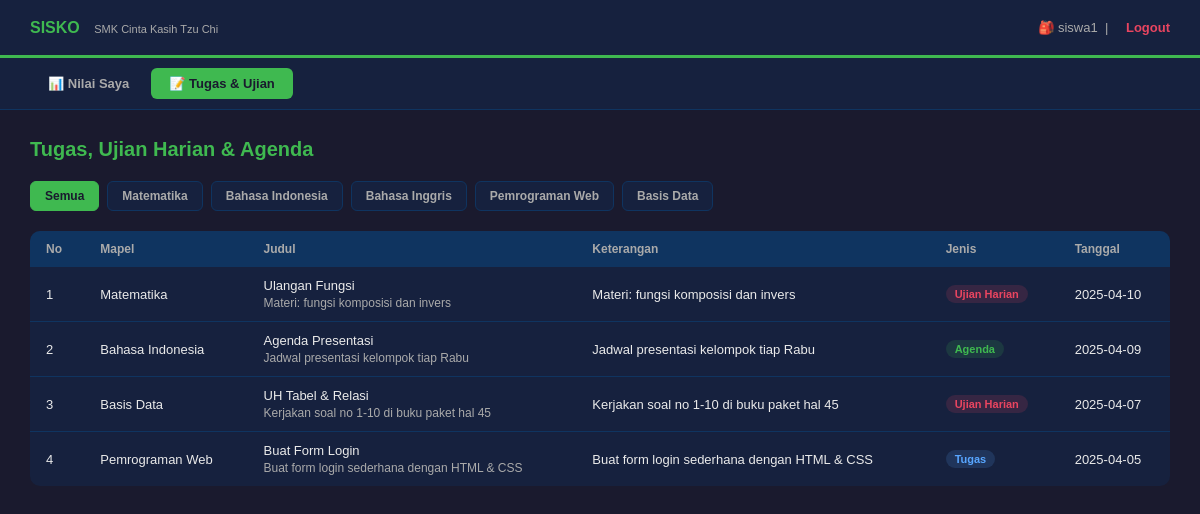
/dashboard_siswa.php?hal=tugas (signed in), run on the app's committed database.
### tables this page shows
CREATE TABLE tugas (
    id      INT AUTO_INCREMENT PRIMARY KEY,
    mapel   VARCHAR(50),
    judul   VARCHAR(100),
    isi     TEXT,
    jenis   VARCHAR(20),   
    tanggal DATE
);

### dashboard_siswa.php (the view, shortened to what this page needs)
<?php
include 'koneksi.php';
$halaman = isset($_GET['hal']) ? $_GET['hal'] : 'nilai';
$usernameLogin = $_SESSION['username'];
$nomorSiswa = (int) str_replace('siswa', '', $usernameLogin);
$resultCariSiswa = mysqli_query($koneksi, "SELECT * FROM siswa LIMIT 1 OFFSET " . ($nomorSiswa - 1));
$dataSiswaLogin  = mysqli_fetch_assoc($resultCariSiswa);
if ($halaman == 'tugas') {
    $filterMapel = isset($_GET['mapel']) ? $_GET['mapel'] : '';
    if ($filterMapel != '') {
        $resultTugas = mysqli_query($koneksi, "SELECT * FROM tugas WHERE mapel='$filterMapel' ORDER BY tanggal DESC");
    } else {
        $resultTugas = mysqli_query($koneksi, "SELECT * FROM tugas ORDER BY tanggal DESC");
    }
}
?>
<!DOCTYPE html>
<html lang="id">
<head>
</head>
<body>
<div class="navbar">
  <div class="navbar-kiri">
    <span>SISKO</span>
    <small>SMK Cinta Kasih Tzu Chi</small>
  </div>
  <div class="navbar-kanan">
    🎒 <?php echo $_SESSION['username']; ?> &nbsp;|&nbsp;
    <a href="logout.php">Logout</a>
  </div>
</div>
<div class="menu">
  <a href="dashboard_siswa.php?hal=nilai" class="<?php echo $halaman=='nilai' ? 'aktif' : ''; ?>">📊 Nilai Saya</a>
  <a href="dashboard_siswa.php?hal=tugas" class="<?php echo $halaman=='tugas' ? 'aktif' : ''; ?>">📝 Tugas & Ujian</a>
</div>
<div class="konten">
<?php if ($halaman == 'nilai'): ?>
  <h2>Nilai Raport Saya</h2>
  <?php if ($dataSiswaLogin): ?>
    <div class="kartu-siswa">
      <h3><?php echo $dataSiswaLogin['nama']; ?></h3>
      <span>NISN: <?php echo $dataSiswaLogin['nisn']; ?></span> &nbsp;·&nbsp;
      <span>Kelas: <?php echo $dataSiswaLogin['kelas']; ?></span>
    </div>
    <table>
      <thead>
        <tr><th>No</th><th>Mata Pelajaran</th><th>Nilai</th><th>Keterangan</th></tr>
      </thead>
      <tbody>
        <?php
          $no    = 1;
          $total = 0;
          $jml   = 0;
          while ($n = mysqli_fetch_assoc($resultNilai)):
            $total += $n['nilai'];
            $jml++;
            if ($n['nilai'] >= 90)      { $warna = 'hijau';  $ket = 'Sangat Baik'; }
            elseif ($n['nilai'] >= 75)  { $warna = 'hijau';  $ket = 'Baik'; }
            elseif ($n['nilai'] >= 60)  { $warna = 'kuning'; $ket = 'Cukup'; }
            else                        { $warna = 'merah';  $ket = 'Kurang'; }
        ?>
        <tr>
          <td><?php echo $no++; ?></td>
          <td><?php echo $n['mapel']; ?></td>
          <td><span class="nilai-angka <?php echo $warna; ?>"><?php echo $n['nilai']; ?></span></td>
          <td><?php echo $ket; ?></td>
        </tr>
        <?php endwhile; ?>
      </tbody>
    </table>
    <?php if ($jml > 0):
      $rata = $total / $jml;
      if ($rata >= 90)     { $ketRata = 'Sangat Baik'; $wRata = 'hijau'; }
      elseif ($rata >= 75) { $ketRata = 'Baik';        $wRata = 'hijau'; }
      elseif ($rata >= 60) { $ketRata = 'Cukup';       $wRata = 'kuning'; }
      else                 { $ketRata = 'Kurang';       $wRata = 'merah'; }
    ?>
      <div class="kotak-rata">
        Rata-rata: <b class="<?php echo $wRata; ?>"><?php echo number_format($rata, 1); ?></b>
        &nbsp;—&nbsp; <?php echo $ketRata; ?>
      </div>
    <?php endif; ?>
  <?php else: ?>
    <p style="color:#aaa;">Data siswa tidak ditemukan.</p>
  <?php endif; ?>
<?php elseif ($halaman == 'tugas'): ?>
  <h2>Tugas, Ujian Harian & Agenda</h2>
  <div class="filter-mapel">
    <a href="dashboard_siswa.php?hal=tugas" class="<?php echo $filterMapel=='' ? 'aktif' : ''; ?>">Semua</a>
    <?php
      $mapelList = ['Matematika','Bahasa Indonesia','Bahasa Inggris','Pemrograman Web','Basis Data'];
      foreach ($mapelList as $m) {
        $aktif = ($filterMapel == $m) ? 'aktif' : '';
        echo "<a href='dashboard_siswa.php?hal=tugas&mapel=$m' class='$aktif'>$m</a>";
      }
    ?>
  </div>
  <table>
    <thead>
      <tr><th>No</th><th>Mapel</th><th>Judul</th><th>Keterangan</th><th>Jenis</th><th>Tanggal</th></tr>
    </thead>
    <tbody>
      <?php $no = 1; while ($t = mysqli_fetch_assoc($resultTugas)): ?>
      <tr>
        <td><?php echo $no++; ?></td>
        <td><?php echo $t['mapel']; ?></td>
        <td>
          <?php echo $t['judul']; ?>
          <div class="isi-tugas"><?php echo $t['isi']; ?></div>
        </td>
        <td><?php echo $t['isi']; ?></td>
        <td>
          <?php
            if ($t['jenis'] == 'Tugas')        echo "<span class='badge b-tugas'>Tugas</span>";
            if ($t['jenis'] == 'Ujian Harian')  echo "<span class='badge b-uh'>Ujian Harian</span>";
            if ($t['jenis'] == 'Agenda')        echo "<span class='badge b-agenda'>Agenda</span>";
          ?>
        </td>
        <td><?php echo $t['tanggal']; ?></td>
      </tr>
      <?php endwhile; ?>
    </tbody>
  </table>
<?php endif; ?>
</div>
</body>
</html>

### dashboard_siswa.php (style rules this page uses)
* { margin: 0; padding: 0; box-sizing: border-box; }
body { font-family: Arial, sans-serif; background-color: #1a1a2e; color: #eaeaea; min-height: 100vh; }
.navbar { background-color: #16213e; border-bottom: 3px solid #3fb950; padding: 0 30px; display: flex; align-items: center; justify-content: space-between; height: 58px; }
.navbar-kiri span { font-size: 16px; font-weight: bold; color: #3fb950; }
.navbar-kiri small { font-size: 11px; color: #aaa; margin-left: 10px; }
.navbar-kanan { display: flex; align-items: center; gap: 14px; font-size: 13px; color: #aaa; }
.navbar-kanan a { color: #e94560; text-decoration: none; font-weight: bold; font-size: 13px; }
.menu { background-color: #16213e; display: flex; gap: 4px; padding: 10px 30px; border-bottom: 1px solid #0f3460; }
.menu a { padding: 8px 18px; border-radius: 6px; text-decoration: none; font-size: 13px; font-weight: bold; color: #aaa; }
.menu a.aktif { background-color: #3fb950; color: #1a1a2e; }
.konten { padding: 28px 30px; }
h2 { color: #3fb950; margin-bottom: 20px; font-size: 20px; }
table { width: 100%; border-collapse: collapse; background-color: #16213e; border-radius: 10px; overflow: hidden; margin-bottom: 20px; }
th { background-color: #0f3460; padding: 11px 16px; text-align: left; font-size: 12px; color: #aaa; }
td { padding: 11px 16px; font-size: 13px; border-bottom: 1px solid #0f3460; }
tr:last-child td { border-bottom: none; }
.filter-mapel { display: flex; gap: 8px; flex-wrap: wrap; margin-bottom: 20px; }
.filter-mapel a { padding: 7px 14px; border-radius: 6px; text-decoration: none; font-size: 12px; font-weight: bold; color: #aaa; border: 1px solid #0f3460; background-color: #16213e; }
.filter-mapel a.aktif { background-color: #3fb950; color: #1a1a2e; border-color: #3fb950; }
.badge { display: inline-block; padding: 3px 9px; border-radius: 20px; font-size: 11px; font-weight: bold; }
.b-tugas { background-color: rgba(88,166,255,0.15); color: #58a6ff; }
.b-uh { background-color: rgba(233,69,96,0.15); color: #e94560; }
.b-agenda { background-color: rgba(63,185,80,0.15); color: #3fb950; }
.isi-tugas { font-size: 12px; color: #aaa; margin-top: 3px; }

### data on the page
tugas: mapel "Matematika", judul "Ulangan Fungsi", isi "Materi: fungsi komposisi dan invers", jenis "Ujian Harian", tanggal "2025-04-10"
tugas: mapel "Bahasa Indonesia", judul "Agenda Presentasi", isi "Jadwal presentasi kelompok tiap Rabu", jenis "Agenda", tanggal "2025-04-09"
tugas: mapel "Basis Data", judul "UH Tabel & Relasi", isi "Kerjakan soal no 1-10 di buku paket hal 45", jenis "Ujian Harian", tanggal "2025-04-07"
tugas: mapel "Pemrograman Web", judul "Buat Form Login", isi "Buat form login sederhana dengan HTML & CSS", jenis "Tugas", tanggal "2025-04-05"

### other printed values
$_SESSION['username'] "siswa1"
$m "Matematika"
$m "Bahasa Indonesia"
$m "Bahasa Inggris"
$m "Pemrograman Web"
$m "Basis Data"
